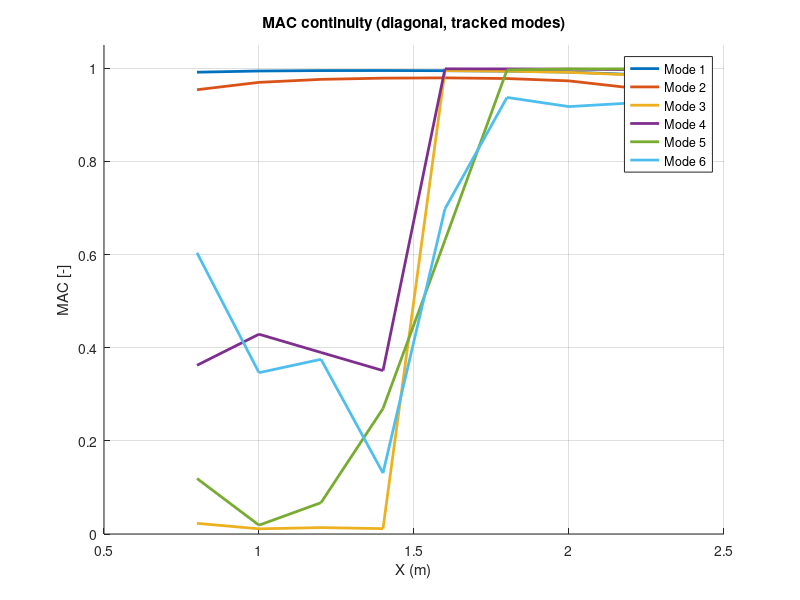
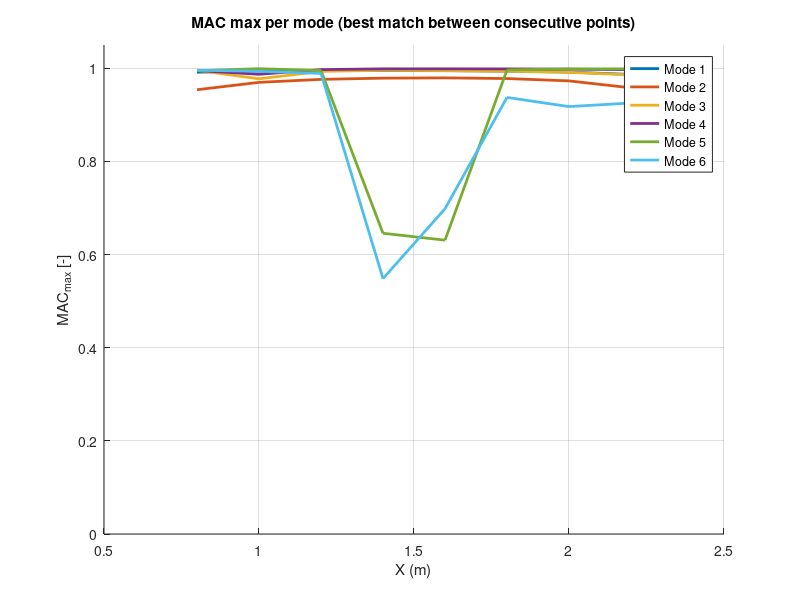
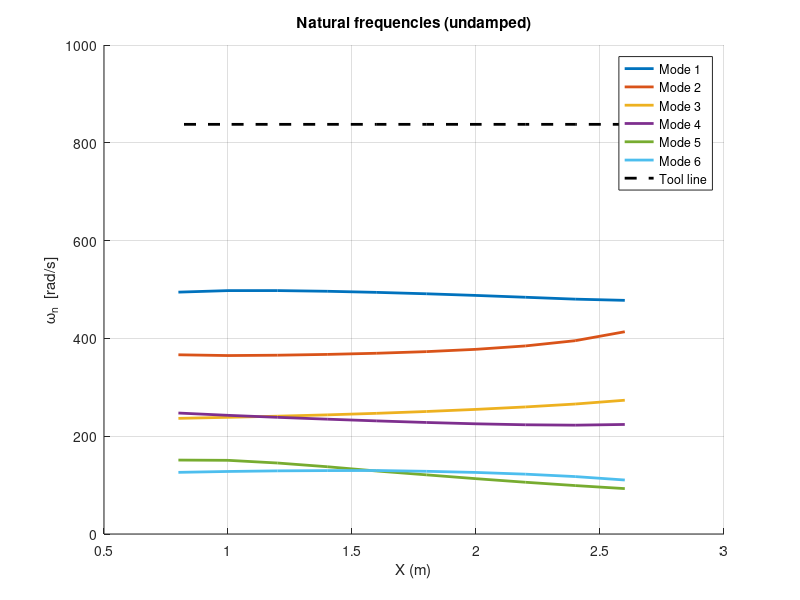
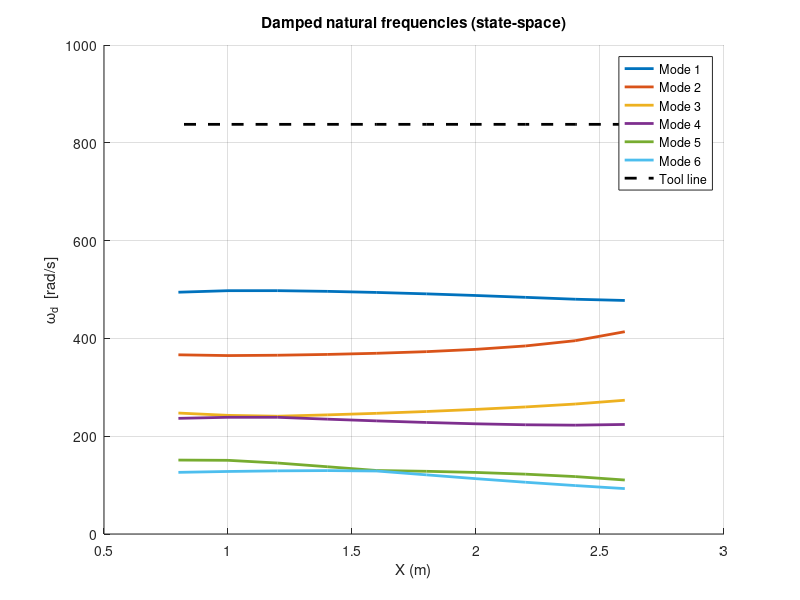

Write MATLAB code to recreate these figures, in order.
function RobotStifnessModel()

clear; clc;

%% =============================================================================
%% Trajectory (q1..q6)
%% =============================================================================
Angcord1 = [ ...
   -3.97   -9.32    36.81   -91.37   -92.63   332.47;
   -4.30  -21.87    62.29   -92.14   -92.51   319.54;
   -4.69  -30.27    79.89   -92.81   -92.39   310.33;
   -5.16  -36.97    94.43   -93.51   -92.23   302.47;
   -5.73  -42.59   107.24   -94.27   -92.02   295.27;
   -6.44  -47.36   118.92   -95.16   -91.72   288.36;
   -7.36  -51.30   129.77   -96.23   -91.27   281.45;
   -8.57  -54.23   139.98   -97.55   -90.56   274.22;
  -10.26  -55.70   149.59   -99.24   -89.37   266.16;
  -12.77  -54.53   158.52  -101.43   -87.17   256.30 ];

xpos = [ 2.6 2.4 2.2 2.0 1.8 1.6 1.4 1.2 1.0 0.8 ].';   % [m]

Angcord = deg2rad(Angcord1);
n = 6;

%% =============================================================================
%% ------------------ Parameters -----------------------------------------------
%% =============================================================================

RPM = 2000;                % [rev/min]
z_teeth = 4;               % [-] number of teeth
Toolw = RPM*(2*pi/60)*z_teeth;    % [rad/s] tooth passing frequency

a     = [0.33 1.15 0.115 0 0 0];             % [m]
d     = [0.645 0 0 1.22 0 0.24];             % [m]
alpha = [pi/2 0 -pi/2 pi/2 -pi/2 0];         % [rad]

lc    = [0.35 0.60 0.55 0.15 0.12 0.20];     % [m]
lc_y  = [0.00 0.00 0.00 0.00 0.00 0.00];     % [m]
lc_z  = [0.00 0.00 0.00 0.00 0.00 0.00];     % [m]

m     = [315 315 165 20 35 46];              % [kg]

Ixx = [ 12.0  18.0  10.5  0.40  0.80  1.10 ];  % [kg*m^2]
Iyy = [  9.0  14.0   8.0  0.30  0.60  0.90 ];  % [kg*m^2]
Izz = [  6.0   9.5   5.5  0.20  0.40  0.70 ];  % [kg*m^2]

Ixy = [ 0 0 0 0 0 0 ];  % [kg*m^2]
Ixz = [ 0 0 0 0 0 0 ];  % [kg*m^2]
Iyz = [ 0 0 0 0 0 0 ];  % [kg*m^2]

Ks = diag([20e6 20e6 20e6 50e4 50e4 20e4]);    % [N*m/rad]
Cs = diag([2e1  2e1  2e1  5e1  5e1  2e1 ]);     % [N*m*s/rad]
g  = 9.81;                                       % [m/s^2]

%% =========================================================================
%% Modal analysis
%% =========================================================================
N = size(Angcord,1);

wn   = zeros(N,n);   % [rad/s]
wd   = zeros(N,n);   % [rad/s]
zeta = zeros(N,n);   % [-]

Phi_all = cell(N,1);     % store tracked mode shapes
S_all   = cell(N-1,1);   % store MAC matrices between consecutive points
phi_prev = [];

% --- Numerical derivative step (for Kg) ---
epsK = 1e-5;

% --- Sanity check storage (for research plots / QA logs) ---
symErrD  = zeros(N,1);
minEigD  = zeros(N,1);
condD    = zeros(N,1);
Pgrav    = zeros(N,1);
Kg_sens  = zeros(N,1);  % simple sensitivity metric

for p = 1:N

    q0 = Angcord(p,:).';

    % --- Inertia matrix (numeric, exact) ---
    D = inertia_numeric(q0,a,d,alpha,lc,lc_y,lc_z,m,Ixx,Iyy,Izz,Ixy,Ixz,Iyz);

    % --- Gravity stiffness Kg (numeric linearization) ---
    Kg = zeros(n);
    for i=1:n  % Numeric derivative (central difference)
        dq = zeros(n,1);     % A column vector with zeros.
        dq(i)=epsK;          % we apply the perturbation just to the joint i
        Gp = gravity_numeric(q0+dq,a,d,alpha,lc,lc_y,lc_z,m,g);
        Gm = gravity_numeric(q0-dq,a,d,alpha,lc,lc_y,lc_z,m,g);
        Kg(:,i) = (Gp-Gm)/(2*epsK);
    end

    Kt = Ks + Kg;

    % --- Undamped modal problem (eig + mode tracking with MAC) ---
    [phi, W2] = eig(Kt, D);
    wn_tmp = sqrt(real(diag(W2)));   % n×1

    % Normalize modes (for MAC comparison)
    for k = 1:n
        phi(:,k) = phi(:,k) / norm(phi(:,k));
    end

    if p == 1
        perm = 1:n;
    else
        % MAC matrix (0..1) because columns are normalized:
        % MAC = |phi_prev' * phi|^2
        S = abs(phi_prev.' * phi).^2;
        perm = best_perm(S);
        S_all{p-1} = S;
    end

    % Reorder according to tracking permutation
    phi    = phi(:,perm);
    wn_tmp = wn_tmp(perm);

    % Store
    wn(p,:) = wn_tmp.';
    Phi_all{p} = phi;
    phi_prev = phi;

    % ============================
    % Damped state-space model
    % ============================
    Z = zeros(n);
    I = eye(n);

    A = [ Z         I ;
         -D\Kt    -D\Cs ];

    lam_all = eig(A);

    % Select one representative per mode:
    lam_c = lam_all(imag(lam_all) > 0);

    if numel(lam_c) >= n
        [~,idxc] = sort(abs(imag(lam_c)), 'descend');
        lam_sel = lam_c(idxc(1:n));
    else
        lam_r = lam_all(abs(imag(lam_all)) < 1e-12);
        [~,idxr] = sort(abs(real(lam_r)), 'ascend');
        lam_r = lam_r(idxr);
        need = min(n-numel(lam_c), numel(lam_r));
        lam_sel = [lam_c; lam_r(1:need)];
        if numel(lam_sel) < n
            lam_sel(end+1:n,1) = 0;
        end
    end

    lam_sel = lam_sel(:).';
    wd(p,:)   = abs(imag(lam_sel));  % [rad/s]
    zeta(p,:) = -real(lam_sel) ./ sqrt(real(lam_sel).^2 + imag(lam_sel).^2); % [-]

    %% =====================================================================
    %% Consistency / sanity checks (stored + optional warnings)
    %% =====================================================================
    symErrD(p) = norm(D - D.', 'fro') / max(1, norm(D,'fro'));
    Ds = (D + D.')/2;                 % symmetric part (for numerical safety)
    ev = eig(Ds);
    minEigD(p) = min(real(ev));
    condD(p) = cond(D);

    % Potential energy (gravity)
    Pgrav(p) = potential_energy_numeric(q0,a,d,alpha,lc,lc_y,lc_z,m,g);

    % Simple Kg sensitivity metric (compare epsK vs 10*epsK)
    Kg2 = zeros(n);
    eps2 = 10*epsK;
    for i=1:n
        dq = zeros(n,1);
        dq(i)=eps2;
        Gp = gravity_numeric(q0+dq,a,d,alpha,lc,lc_y,lc_z,m,g);
        Gm = gravity_numeric(q0-dq,a,d,alpha,lc,lc_y,lc_z,m,g);
        Kg2(:,i) = (Gp-Gm)/(2*eps2);
    end
    Kg_sens(p) = norm(Kg - Kg2,'fro') / max(1, norm(Kg2,'fro'));

    % Optional: warning prints only if something looks bad
    if symErrD(p) > 1e-8
        fprintf('WARN: D not symmetric enough at p=%d (symErr=%g)\n', p, symErrD(p));
    end
    if minEigD(p) <= 0
        fprintf('WARN: D not positive definite at p=%d (minEig=%g)\n', p, minEigD(p));
    end
    if condD(p) > 1e12
        fprintf('WARN: D ill-conditioned at p=%d (cond=%g)\n', p, condD(p));
    end
    if Kg_sens(p) > 0.05
        fprintf('WARN: Kg sensitive to eps at p=%d (sens=%g)\n', p, Kg_sens(p));
    end

end

%% =========================================================================
%% MAC plots
%% =========================================================================
MAC_diag = zeros(N-1,n);
MAC_max  = zeros(N-1,n);

for p = 2:N
    S = S_all{p-1};  % MAC matrix (0..1)
    for k = 1:n
        MAC_diag(p-1,k) = S(k,k);
        MAC_max(p-1,k)  = max(S(k,:));
    end
end

figure; hold on;
colors = lines(n);
for k = 1:n
    plot(xpos(2:end), MAC_diag(:,k), 'LineWidth', 2, 'Color', colors(k,:));
end
xlabel('X (m)');
ylabel('MAC [-]');
title('MAC continuity (diagonal, tracked modes)');
legend('Mode 1','Mode 2','Mode 3','Mode 4','Mode 5','Mode 6');
grid on; ylim([0 1.05]);

figure; hold on;
for k = 1:n
    plot(xpos(2:end), MAC_max(:,k), 'LineWidth', 2, 'Color', colors(k,:));
end
xlabel('X (m)');
ylabel('MAC_{max} [-]');
title('MAC max per mode (best match between consecutive points)');
legend('Mode 1','Mode 2','Mode 3','Mode 4','Mode 5','Mode 6');
grid on; ylim([0 1.05]);

%% =========================================================================
%% Plot wn (undamped)
%% =========================================================================
figure; hold on;
colors = lines(n);
for i=1:n
    plot(xpos, wn(:,i), 'LineWidth', 2, 'Color', colors(i,:));
end
plot(xpos, Toolw*ones(size(xpos)), 'k--', 'LineWidth', 2);
xlabel('X (m)');
ylabel('\omega_n  [rad/s]');
title('Natural frequencies (undamped)');
legend('Mode 1','Mode 2','Mode 3','Mode 4','Mode 5','Mode 6','Tool line');
grid on;

%% =========================================================================
%% Plot wd (damped)
%% =========================================================================
figure; hold on;
for i=1:n
    plot(xpos, wd(:,i), 'LineWidth', 2, 'Color', colors(i,:));
end
plot(xpos, Toolw*ones(size(xpos)), 'k--', 'LineWidth', 2);
xlabel('X (m)');
ylabel('\omega_d  [rad/s]');
title('Damped natural frequencies (state-space)');
legend('Mode 1','Mode 2','Mode 3','Mode 4','Mode 5','Mode 6','Tool line');
grid on;

%% =========================================================================
%% Plot damping ratios
%% =========================================================================
figure; hold on;
for i=1:n
    plot(xpos, zeta(:,i), 'LineWidth', 2, 'Color', colors(i,:));
end
xlabel('X (m)');
ylabel('\zeta [-]');
title('Modal damping ratio along trajectory');
legend('Mode 1','Mode 2','Mode 3','Mode 4','Mode 5','Mode 6');
grid on;

%% =========================================================================
%% Plot sanity checks (optional but recommended for research)
%% =========================================================================
figure; plot(xpos, symErrD, 'LineWidth', 2); grid on;
xlabel('X (m)'); ylabel('||D-D^T||/||D|| [-]');
title('D symmetry error along trajectory');

figure; plot(xpos, minEigD, 'LineWidth', 2); grid on;
xlabel('X (m)'); ylabel('min eig(Ds) [-]');
title('Minimum eigenvalue of symmetric part of D');

figure; semilogy(xpos, condD, 'LineWidth', 2); grid on;
xlabel('X (m)'); ylabel('cond(D) [-]');
title('Condition number of D');

figure; plot(xpos, Pgrav, 'LineWidth', 2); grid on;
xlabel('X (m)'); ylabel('Potential energy P [J]');
title('Gravity potential energy along trajectory');

figure; plot(xpos, Kg_sens, 'LineWidth', 2); grid on;
xlabel('X (m)'); ylabel('Kg sensitivity metric [-]');
title('Kg sensitivity to eps (compare eps and 10*eps)');

end

%% =========================================================================
%% NUMERIC INERTIA MATRIX
%% =========================================================================
function D = inertia_numeric(q,a,d,alpha,lc,lc_y,lc_z,m,Ixx,Iyy,Izz,Ixy,Ixz,Iyz)

n = length(q);
T = eye(4); %identity matrix

O = cell(n+1,1); %cell or empty arrange for origin of reference systems
z = cell(n+1,1); %cell or empty arrange for z-axes
R = cell(n,1); %cell or empty arrange for rotation matrix

O{1} = [0;0;0]; % Origin of base reference frame
z{1} = [0;0;1]; % Z axes of the reference frame.

for i=1:n
    T = T * dh_num(a(i),alpha(i),d(i),q(i));
    R{i}   = T(1:3,1:3);
    O{i+1} = T(1:3,4);
    z{i+1} = R{i}*[0;0;1];
end

D = zeros(n);

for i=1:n
    rcm = [lc(i); lc_y(i); lc_z(i)];
    Ocm = O{i+1} + R{i}*rcm;

    Jv = zeros(3,n);
    Jw = zeros(3,n);

    for j=1:i
        Jv(:,j) = cross(z{j},Ocm-O{j});
        Jw(:,j) = z{j};
    end

    Ii = [ Ixx(i) -Ixy(i) -Ixz(i);
          -Ixy(i)  Iyy(i) -Iyz(i);
          -Ixz(i) -Iyz(i)  Izz(i) ];

    D = D + m(i)*(Jv'*Jv) + Jw'*R{i}*Ii*R{i}'*Jw;
end
end

%% =========================================================================
%% GRAVITY MATRIX
%% =========================================================================
function G = gravity_numeric(q,a,d,alpha,lc,lc_y,lc_z,m,g)

n = length(q);
G = zeros(n,1);

epsG = 1e-6; % We define the perturbation used to apply the mathematical formula of the derivative

for k = 1:n
    dqk = zeros(n,1); % A column vector with zeros.
    dqk(k) = epsG; % we apply the perturbation just to the joint k

    Pp = 0; % Potential energy with positive perturbation
    T  = eye(4); % Transformation Matrix storage.
    for i = 1:n
        T = T * dh_num(a(i),alpha(i),d(i),q(i) + dqk(i)); % Transformation matrix with perturbation in the joint k.
        R = T(1:3,1:3);
        O = T(1:3,4);
        rcm = [lc(i); lc_y(i); lc_z(i)]; % Center of mass coordinates for each link.
        Ocm = O + R*rcm;
        Pp = Pp + m(i)*g*Ocm(3); % Potential Energy with Influence on the joint k. (positive perturbation)
    end

    Pm = 0; % Potential energy with negative perturbation
    T  = eye(4); % Transformation Matrix storage.
    for i = 1:n
        T = T * dh_num(a(i),alpha(i),d(i),q(i) - dqk(i)); % Transformation matrix with perturbation in the joint k.
        R = T(1:3,1:3);
        O = T(1:3,4);
        rcm = [lc(i); lc_y(i); lc_z(i)]; % Center of mass coordinates for each link.
        Ocm = O + R*rcm;
        Pm = Pm + m(i)*g*Ocm(3); % Potential Energy with Influence on the joint k. (negative perturbation)
    end

    G(k) = (Pp - Pm) / (2*epsG); % Derivative of the potential energy for each joint. (Column vector)
end

end

%% =========================================================================
%% Potential energy (gravity)
%% =========================================================================
function P = potential_energy_numeric(q,a,d,alpha,lc,lc_y,lc_z,m,g)

n = length(q);
P = 0;
T = eye(4);

for i = 1:n
    T = T * dh_num(a(i),alpha(i),d(i),q(i));
    R = T(1:3,1:3);
    O = T(1:3,4);
    rcm = [lc(i); lc_y(i); lc_z(i)];
    Ocm = O + R*rcm;
    P = P + m(i)*g*Ocm(3);
end

end

%% =========================================================================
%% DH TRANSFORM
%% =========================================================================
function T = dh_num(a,alpha,d,theta)
T = [ ...
 cos(theta) -sin(theta)*cos(alpha)  sin(theta)*sin(alpha) a*cos(theta);
 sin(theta)  cos(theta)*cos(alpha) -cos(theta)*sin(alpha) a*sin(theta);
 0           sin(alpha)             cos(alpha)            d;
 0           0                      0                     1];
end

%% =========================================================================
%% Global assignment per step (permutation)
%% =========================================================================
function perm = best_perm(S)
n = size(S,1);
P = perms(1:n);              % 720 x 6
score = zeros(size(P,1),1);

for k = 1:size(P,1)
    p = P(k,:);
    score(k) = sum(diag(S(:,p)));
end

[~,idx] = max(score);
perm = P(idx,:);
end
